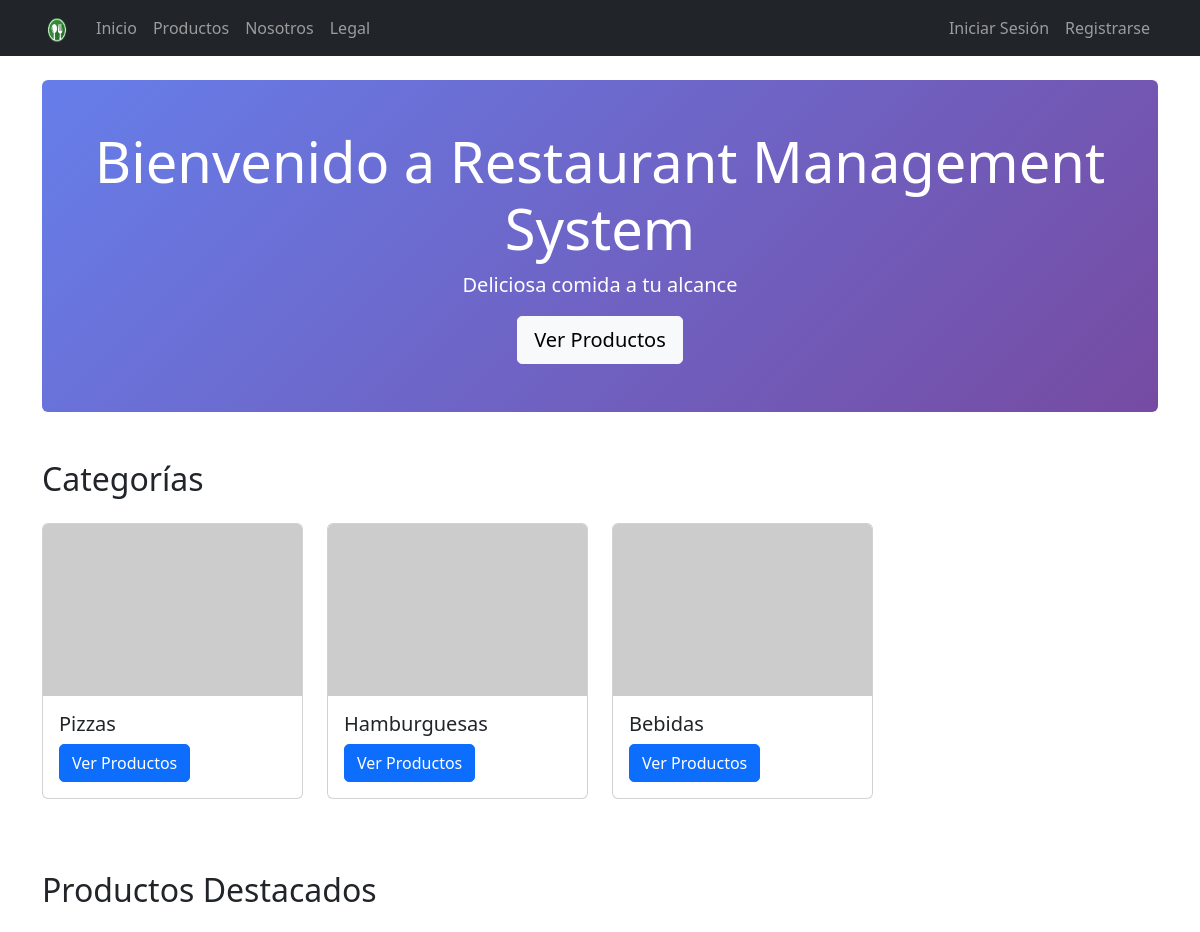
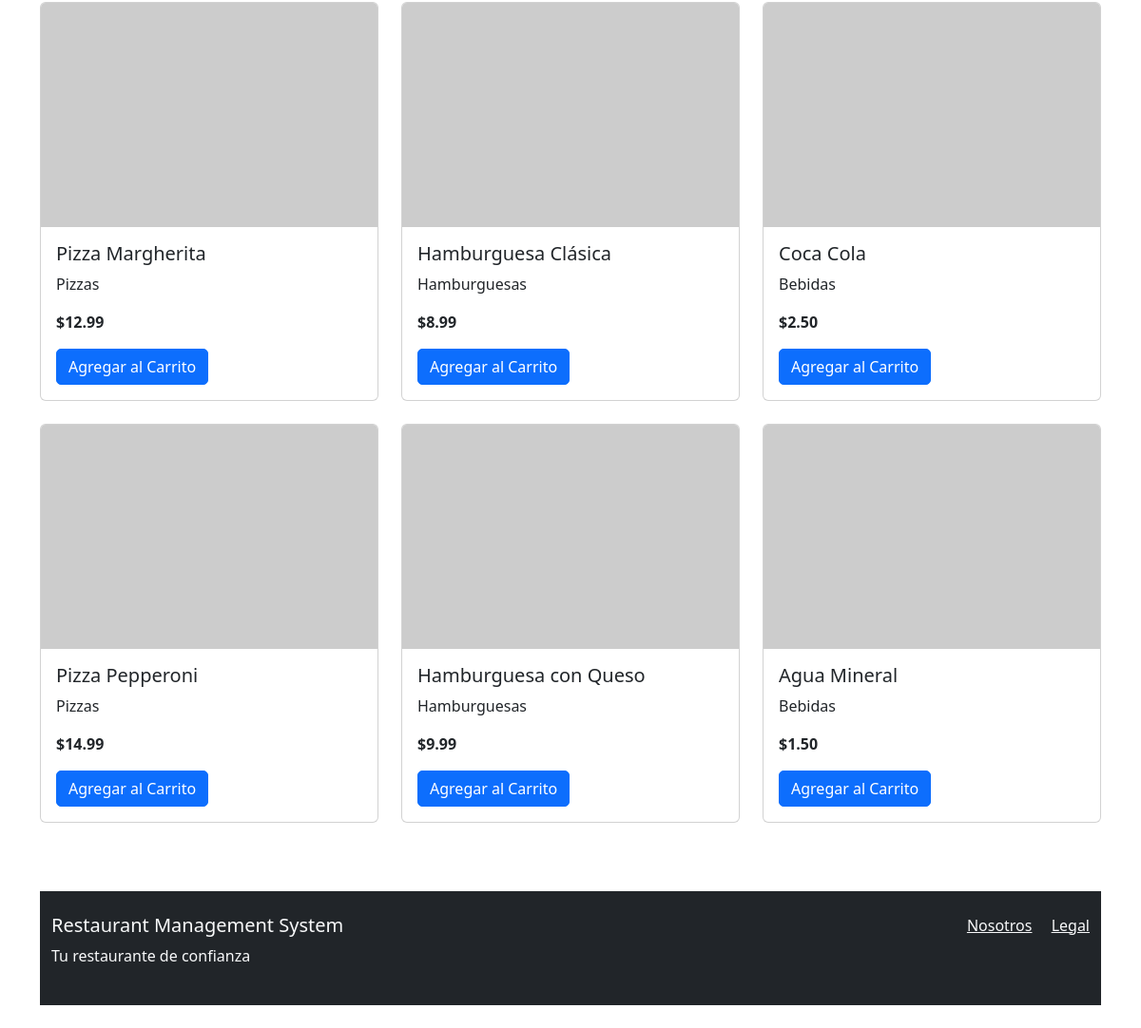
/public/home, run on the app's committed database (2 pictures, top to bottom).
### tables this page shows
CREATE TABLE `category` (
  `category_id` integer PRIMARY KEY AUTO_INCREMENT,
  `nombre` varchar(255) NOT NULL,
  `image` varchar(200),
  `order` integer NOT NULL,
  `status` integer NOT NULL,
  `created_at` timestamp DEFAULT (now())
);

CREATE TABLE `product` (
  `product_id` integer PRIMARY KEY AUTO_INCREMENT,
  `nombre` varchar(255) NOT NULL,
  `image` varchar(200) NOT NULL,
  `category_id` integer NOT NULL,
  `price` double NOT NULL DEFAULT 0,
  `status` integer NOT NULL DEFAULT 1,
  `order` integer NOT NULL,
  `created_at` timestamp DEFAULT (now())
);

### src/controllers/BaseController.php (called while the page is built, shortened)
<?php
class BaseController {
    protected function render($view, $data = []) {
        extract($data);
        require VIEWS_PATH . '/layouts/main.php';
    }
}

### src/controllers/HomeController.php (called while the page is built, shortened)
<?php
require_once BASE_PATH . '/src/controllers/BaseController.php';
require_once BASE_PATH . '/src/models/CategoryModel.php';
require_once BASE_PATH . '/src/models/ProductModel.php';
class HomeController extends BaseController {
    public function index() {
        $categoryModel = new CategoryModel();
        $productModel = new ProductModel();
        $categories = $categoryModel->getAll();
        $featuredProducts = $productModel->getAll();
        $featuredProducts = array_slice($featuredProducts, 0, 6);
        $this->render('home/index', [
            'categories' => $categories,
            'featuredProducts' => $featuredProducts
        ]);
    }
}

### public/index.php (called while the page is built, shortened)
<?php
$requestUri = $_SERVER['REQUEST_URI'];
$requestUri = strtok($requestUri, '?');
$basePath = '/restaurant/public';
if (strpos($requestUri, $basePath) === 0) {
    $requestUri = substr($requestUri, strlen($basePath));
}
$requestUri = trim($requestUri, '/');
$routes = [
    '' => ['controller' => 'HomeController', 'action' => 'index'],
    'home' => ['controller' => 'HomeController', 'action' => 'index'],
    'about' => ['controller' => 'HomeController', 'action' => 'about'],
    'legal' => ['controller' => 'HomeController', 'action' => 'legal'],
    'login' => ['controller' => 'AuthController', 'action' => 'login'],
    'register' => ['controller' => 'AuthController', 'action' => 'register'],
    'logout' => ['controller' => 'AuthController', 'action' => 'logout'],
    'account' => ['controller' => 'AccountController', 'action' => 'index'],
    'account/profile' => ['controller' => 'AccountController', 'action' => 'profile'],
    'account/orders' => ['controller' => 'AccountController', 'action' => 'orders'],
    'products' => ['controller' => 'ShoppingController', 'action' => 'products'],
    'cart' => ['controller' => 'ShoppingController', 'action' => 'cart'],
    'checkout' => ['controller' => 'ShoppingController', 'action' => 'checkout'],
    'admin' => ['controller' => 'AdminController', 'action' => 'index']
];
$route = null;
if (isset($routes[$requestUri])) {
    $route = $routes[$requestUri];
} else {
    http_response_code(404);
    require VIEWS_PATH . '/errors/404.php';
    exit;
}
$controller = new $controllerName();
$action = $route['action'];
$controller->$action();

### config/database.php (called while the page is built, shortened)
<?php
class Database {
    private static $instance = null;
    private $connection;
    private $host = 'localhost';
    private $dbname = 'restaurant_db';
    private $username = 'restouser';
    private $password = 'fjq2ElLyOvqMvQdF';
    private $charset = 'utf8mb4';
    private function __construct() {
        try {
            $dsn = "mysql:host={$this->host};dbname={$this->dbname};charset={$this->charset}";
            $options = [
                PDO::ATTR_ERRMODE => PDO::ERRMODE_EXCEPTION,
                PDO::ATTR_DEFAULT_FETCH_MODE => PDO::FETCH_ASSOC,
                PDO::ATTR_EMULATE_PREPARES => false,
            ];
            $this->connection = new PDO($dsn, $this->username, $this->password, $options);
        } catch (PDOException $e) {
            throw new Exception("Database connection failed: " . $e->getMessage());
        }
    }
    public static function getInstance() {
        if (self::$instance === null) {
            self::$instance = new self();
        }
        return self::$instance;
    }
    public function getConnection() {
        return $this->connection;
    }
}

### src/models/CategoryModel.php (called while the page is built, shortened)
<?php
require_once BASE_PATH . '/config/database.php';
class CategoryModel {
    private $db;
    public function __construct() {
        $this->db = Database::getInstance()->getConnection();
    }
    public function getAll($includeInactive = false) {
        $sql = "SELECT * FROM category";
        if (!$includeInactive) {
            $sql .= " WHERE status = 1";
        }
        $sql .= " ORDER BY `order` ASC, created_at DESC";
        $stmt = $this->db->query($sql);
        return $stmt->fetchAll();
    }
}

### src/models/ProductModel.php (called while the page is built, shortened)
<?php
require_once BASE_PATH . '/config/database.php';
class ProductModel {
    private $db;
    public function __construct() {
        $this->db = Database::getInstance()->getConnection();
    }
    public function getAll($includeInactive = false) {
        $sql = "SELECT p.*, c.nombre as category_name
                FROM product p
                LEFT JOIN category c ON p.category_id = c.category_id";
        if (!$includeInactive) {
            $sql .= " WHERE p.status = 1";
        }
        $sql .= " ORDER BY p.`order` ASC, p.created_at DESC";
        $stmt = $this->db->query($sql);
        return $stmt->fetchAll();
    }
}

### src/views/home/index.php (the view, shortened to what this page needs)
<div class="hero-section bg-primary text-white text-center py-5 mb-5 rounded">
    <h1 class="display-4">Bienvenido a <?php echo APP_NAME; ?></h1>
    <p class="lead">Deliciosa comida a tu alcance</p>
    <a href="/restaurant/public/products" class="btn btn-light btn-lg">Ver Productos</a>
</div>
<div class="row mb-5">
    <div class="col-12">
        <h2 class="mb-4">Categorías</h2>
        <div class="row">
            <?php foreach ($categories as $category): ?>
                <div class="col-md-3 mb-4">
                    <div class="card">
                        <?php if ($category['image']): ?>
                            <img src="<?php echo htmlspecialchars($category['image']); ?>" class="card-img-top" alt="<?php echo htmlspecialchars($category['nombre']); ?>">
                        <?php endif; ?>
                        <div class="card-body">
                            <h5 class="card-title"><?php echo htmlspecialchars($category['nombre']); ?></h5>
                            <a href="/restaurant/public/products?category=<?php echo $category['category_id']; ?>" class="btn btn-primary">Ver Productos</a>
                        </div>
                    </div>
                </div>
            <?php endforeach; ?>
        </div>
    </div>
</div>
<div class="row">
    <div class="col-12">
        <h2 class="mb-4">Productos Destacados</h2>
        <div class="row">
            <?php foreach ($featuredProducts as $product): ?>
                <div class="col-md-4 mb-4">
                    <div class="card">
                        <?php if ($product['image']): ?>
                            <img src="<?php echo htmlspecialchars($product['image']); ?>" class="card-img-top" alt="<?php echo htmlspecialchars($product['nombre']); ?>">
                        <?php endif; ?>
                        <div class="card-body">
                            <h5 class="card-title"><?php echo htmlspecialchars($product['nombre']); ?></h5>
                            <p class="card-text"><?php echo htmlspecialchars($product['category_name'] ?? ''); ?></p>
                            <p class="card-text"><strong>$<?php echo number_format($product['price'], 2); ?></strong></p>
                            <button class="btn btn-primary add-to-cart" data-product-id="<?php echo $product['product_id']; ?>" data-product-name="<?php echo htmlspecialchars($product['nombre']); ?>" data-product-price="<?php echo $product['price']; ?>">
                                Agregar al Carrito
                            </button>
                        </div>
                    </div>
                </div>
            <?php endforeach; ?>
        </div>
    </div>
</div>

### src/views/layouts/main.php (shortened to what this page needs)
<!DOCTYPE html>
<html lang="es">
<head>
    <link href="https://cdn.jsdelivr.net/npm/bootstrap@5.3.0/dist/css/bootstrap.min.css" rel="stylesheet">
    <link rel="stylesheet" href="/restaurant/public/assets/css/style.css">
</head>
<body>
    <?php require VIEWS_PATH . '/partials/header.php'; ?>
    <main class="container my-4">
    <?php
        if (isset($view)) {
            $viewFile = VIEWS_PATH . '/' . $view . '.php';
            if (is_readable($viewFile )) {
                require $viewFile ;
            }
            else {
                echo "View not found:" . $view;
            }
        }
    ?>
    <?php require VIEWS_PATH . '/partials/footer.php'; ?>
    </main>
</body>
</html>

### src/views/partials/header.php (shortened to what this page needs)
<nav class="navbar fixed-top navbar-expand-lg navbar-dark bg-dark">
    <div class="container">
        <a class="navbar-brand" href="#">
        <img src="/restaurant/public/assets/brand/restaurant-logo.png" title="<?= APP_NAME ?>" width="30" height="24">
        </a>
        <div class="collapse navbar-collapse" id="navbarNav">
            <ul class="navbar-nav me-auto">
                <li class="nav-item">
                    <a class="nav-link" href="/restaurant/public/home">Inicio</a>
                </li>
                <li class="nav-item">
                    <a class="nav-link" href="/restaurant/public/products">Productos</a>
                </li>
                <li class="nav-item">
                    <a class="nav-link" href="/restaurant/public/about">Nosotros</a>
                </li>
                <li class="nav-item">
                    <a class="nav-link" href="/restaurant/public/legal">Legal</a>
                </li>
            </ul>
            <ul class="navbar-nav">
                <?php if (isset($_SESSION['user_id'])): ?>
                    <li class="nav-item">
                        <a class="nav-link" href="/restaurant/public/cart">
                            <span id="cart-count" class="badge bg-primary">0</span> Carrito
                        </a>
                    </li>
                    <li class="nav-item dropdown">
                        <a class="nav-link dropdown-toggle" href="#" id="navbarDropdown" role="button" data-bs-toggle="dropdown">
                            <?php echo htmlspecialchars($_SESSION['name'] ?? 'Usuario'); ?>
                        </a>
                        <ul class="dropdown-menu">
                            <li><a class="dropdown-item" href="/restaurant/public/account/profile">Mi Perfil</a></li>
                            <li><a class="dropdown-item" href="/restaurant/public/account/orders">Mis Pedidos</a></li>
                            <?php if (isset($_SESSION['role']) && $_SESSION['role'] === 'admin'): ?>
                                <li><hr class="dropdown-divider"></li>
                                <li><a class="dropdown-item" href="/restaurant/public/admin">Panel Admin</a></li>
                            <?php endif; ?>
                            <li><hr class="dropdown-divider"></li>
                            <li><a class="dropdown-item" href="/restaurant/public/logout">Cerrar Sesión</a></li>
                        </ul>
                    </li>
                <?php else: ?>
                    <li class="nav-item">
                        <a class="nav-link" href="/restaurant/public/login">Iniciar Sesión</a>
                    </li>
                    <li class="nav-item">
                        <a class="nav-link" href="/restaurant/public/register">Registrarse</a>
                    </li>
                <?php endif; ?>
            </ul>
        </div>
    </div>
</nav>

### src/views/partials/footer.php
<footer class="bg-dark text-light py-4 mt-5">
    <div class="container">
        <div class="row">
            <div class="col-md-6">
                <h5><?php echo APP_NAME; ?></h5>
                <p>Tu restaurante de confianza</p>
            </div>
            <div class="col-md-6 text-end">
                <a href="/restaurant/public/about" class="text-light me-3">Nosotros</a>
                <a href="/restaurant/public/legal" class="text-light">Legal</a>
            </div>
        </div>
    </div>
</footer>

### public/assets/css/style.css (style rules this page uses)
body { padding-top: 56px; }
.hero-section { background: linear-gradient(135deg, #667eea 0%, #764ba2 100%); border-radius: 10px; }
.card { transition: transform 0.2s; }
.navbar-brand { font-weight: bold; }
.btn { border-radius: 5px; }

### data on the page
category: nombre "Pizzas"
category: nombre "Hamburguesas"
category: nombre "Bebidas"
product: nombre "Pizza Margherita", category.nombre "Pizzas", price "12.99"
product: nombre "Hamburguesa Clásica", category.nombre "Hamburguesas", price "8.99"
product: nombre "Coca Cola", category.nombre "Bebidas", price "2.50"
product: nombre "Pizza Pepperoni", category.nombre "Pizzas", price "14.99"
product: nombre "Hamburguesa con Queso", category.nombre "Hamburguesas", price "9.99"
product: nombre "Agua Mineral", category.nombre "Bebidas", price "1.50"

### other printed values
APP_NAME "Restaurant Management System"
